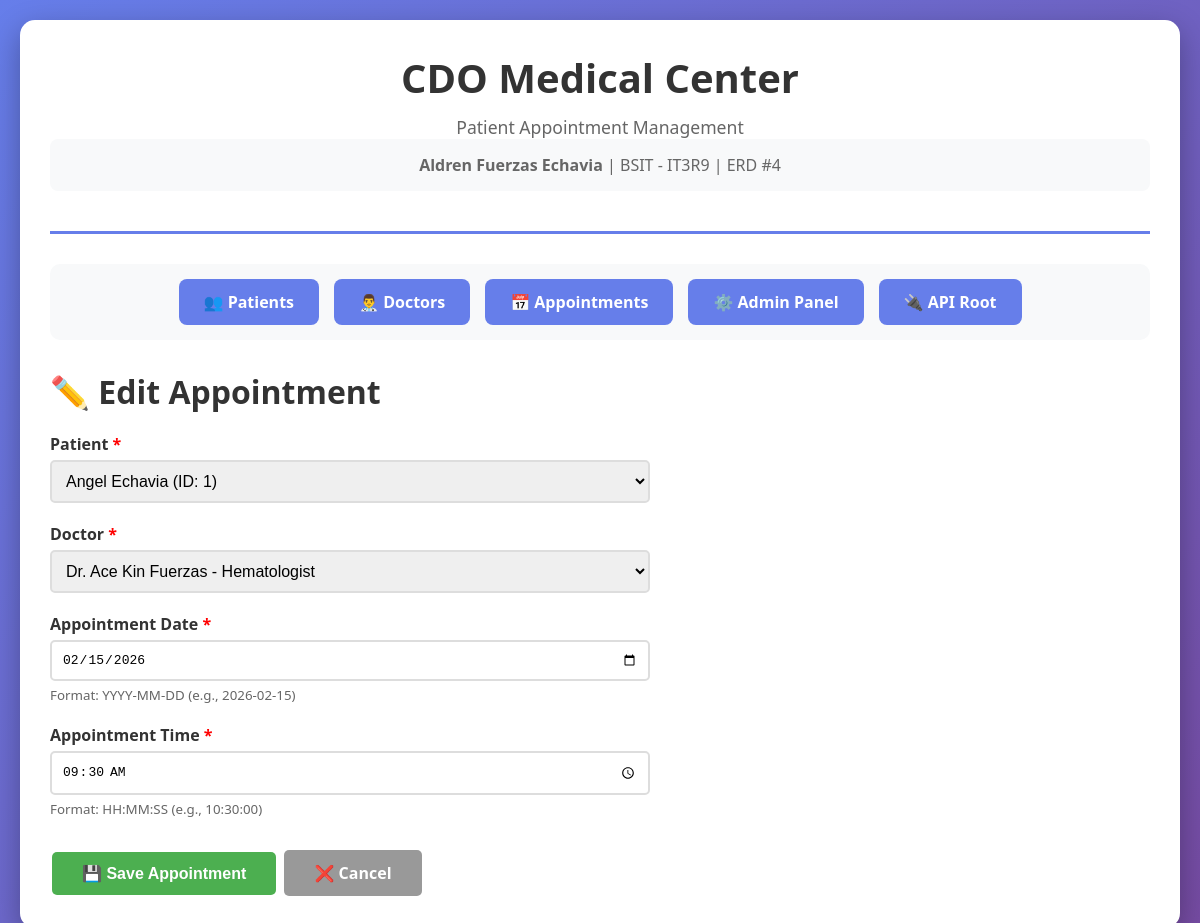
Page /appointments/2/edit/ on the committed database.
### appointments/models.py (models this page shows, shortened)
class Patient(models.Model):
    patient_id = models.AutoField(primary_key=True)
    patient_name = models.CharField(max_length=200)
    age = models.IntegerField()
    sex = models.CharField(max_length=10)
    address = models.CharField(max_length=300)
    phone_number = models.CharField(max_length=20)
    def __str__(self):
        return f"{self.patient_name} (ID: {self.patient_id})"
    class Meta:
        db_table = 'patient'

class Doctor(models.Model):
    doctor_id = models.AutoField(primary_key=True)
    doctor_name = models.CharField(max_length=200)
    specialization = models.CharField(max_length=200)
    phone_number = models.CharField(max_length=20, null=True, blank=True)
    license_number = models.CharField(max_length=100, null=True, blank=True)
    def __str__(self):
        return f"Dr. {self.doctor_name} - {self.specialization}"
    class Meta:
        db_table = 'doctor'

class Appointment(models.Model):
    appointment_id = models.AutoField(primary_key=True)
    appointment_date = models.DateField()
    appointment_time = models.TimeField()
    patient = models.ForeignKey(
        Patient,
        on_delete=models.CASCADE,
        db_column='patient_id'
    )
    doctor = models.ForeignKey(
        Doctor,
        on_delete=models.CASCADE,
        db_column='doctor_id'
    )
    reason_for_appointment = models.TextField(null=True, blank=True)
    class Meta:
        db_table = 'appointment'

### appointments/views.py (the view)
# urls.py: path('appointments/<int:pk>/edit/', views.AppointmentUpdateView.as_view(), name='appointment_update'),
class AppointmentUpdateView(UpdateView):
    model = Appointment
    form_class = AppointmentForm
    template_name = 'appointments/appointment_form.html'
    success_url = reverse_lazy('appointment_list')
    pk_url_kwarg = 'pk'

### appointments/forms.py
class AppointmentForm(forms.ModelForm):
    class Meta:
        model = Appointment
        fields = ['patient', 'doctor', 'appointment_date', 'appointment_time']
        widgets = {
            'appointment_date': forms.DateInput(attrs={'type': 'date'}),
            'appointment_time': forms.TimeInput(attrs={'type': 'time'}),
        }

### appointments/templates/appointments/appointment_form.html (shortened to what this page needs)
{% extends 'appointments/base.html' %}
{% block content %}
<div>
    <h2 style="color: #333; margin-bottom: 20px; font-size: 2em;">
        {% if form.instance.pk %}
            ✏️ Edit Appointment
        {% else %}
            ➕ Add New Appointment
        {% endif %}
    </h2>
    <form method="POST" style="max-width: 600px;">
        <div style="margin-bottom: 20px;">
            <label style="display: block; margin-bottom: 5px; font-weight: 600; color: #333;">
                Patient <span style="color: red;">*</span>
            </label>
            {{ form.patient }}
        </div>
        <div style="margin-bottom: 20px;">
            <label style="display: block; margin-bottom: 5px; font-weight: 600; color: #333;">
                Doctor <span style="color: red;">*</span>
            </label>
            {{ form.doctor }}
        </div>
        <div style="margin-bottom: 20px;">
            <label style="display: block; margin-bottom: 5px; font-weight: 600; color: #333;">
                Appointment Date <span style="color: red;">*</span>
            </label>
            {{ form.appointment_date }}
            <small style="color: #666; display: block; margin-top: 5px;">Format: YYYY-MM-DD (e.g., 2026-02-15)</small>
        </div>
        <div style="margin-bottom: 20px;">
            <label style="display: block; margin-bottom: 5px; font-weight: 600; color: #333;">
                Appointment Time <span style="color: red;">*</span>
            </label>
            {{ form.appointment_time }}
            <small style="color: #666; display: block; margin-top: 5px;">Format: HH:MM:SS (e.g., 10:30:00)</small>
        </div>
        <div style="margin-top: 30px;">
            <button type="submit" class="btn btn-update" style="padding: 12px 30px; font-size: 1em;">
                💾 Save Appointment
            </button>
            <a href="{% url 'appointment_list' %}" class="btn" style="background: #999; color: white; padding: 12px 30px; font-size: 1em;">
                ❌ Cancel
            </a>
        </div>
    </form>
</div>
{% endblock %}

### appointments/templates/appointments/base.html (style rules this page uses)
* { margin: 0; padding: 0; box-sizing: border-box; }
body { font-family: 'Segoe UI', Tahoma, Geneva, Verdana, sans-serif; background: linear-gradient(135deg, #667eea 0%, #764ba2 100%); min-height: 100vh; padding: 20px; }
.btn { padding: 8px 15px; border: none; border-radius: 5px; cursor: pointer; font-size: 0.9em; font-weight: 600; transition: all 0.3s; text-decoration: none; display: inline-block; margin: 2px; }
.btn-update { background: #4CAF50; color: white; }

### appointments/templates/appointments/appointment_form.html (style rules this page uses)
input, select, textarea { width: 100%; padding: 10px; border: 2px solid #ddd; border-radius: 5px; font-size: 1em; transition: border 0.3s; }
select { cursor: pointer; }

### rows in the picture
Patient: patient "Angel Echavia (ID: 1)"
Doctor: doctor "Dr. Ace Kin Fuerzas - Hematologist"
Appointment: appointment_date "02/15/2026", appointment_time "09:30:00"
